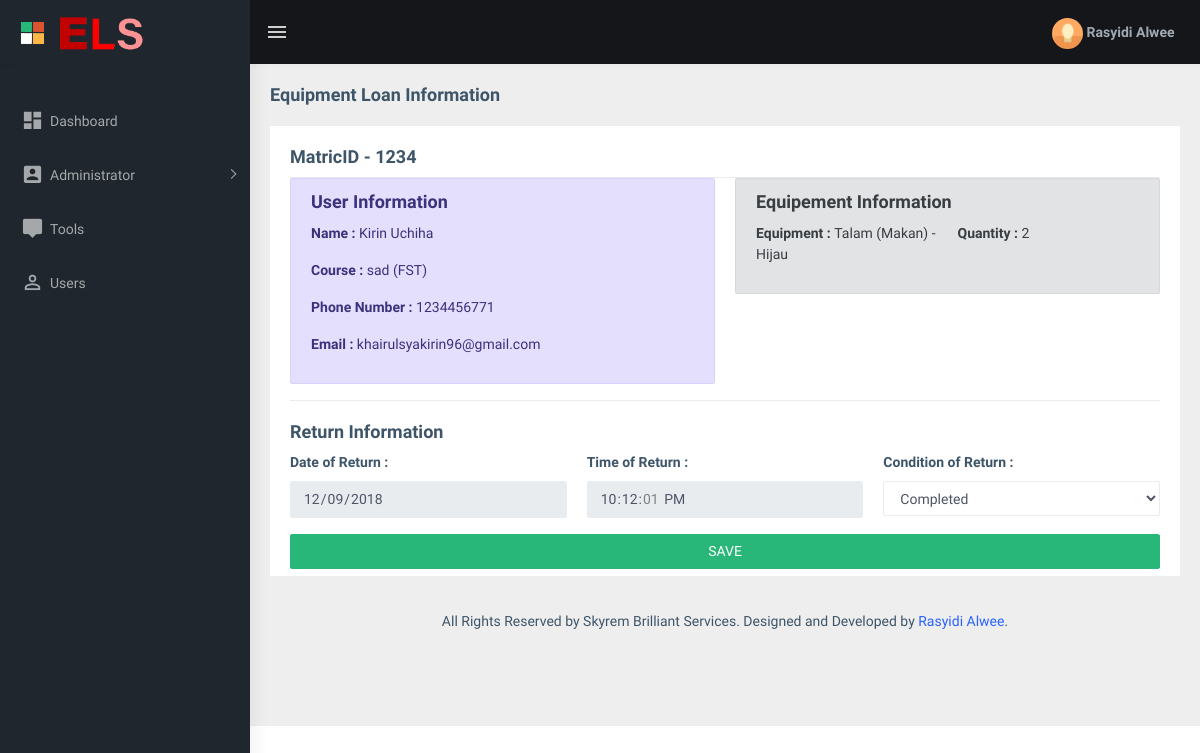
The app's page /loan-information.php?id=1 (signed in) with its own data.
### tables this page shows
CREATE TABLE `loans` (
  `lnID` int(11) NOT NULL,
  `lnMatricID` int(11) NOT NULL,
  `lnStaffID` int(11) NOT NULL,
  `lnTool` int(3) NOT NULL,
  `lnQuantity` int(2) NOT NULL,
  `lnStartDate` date NOT NULL,
  `lnStartTime` time NOT NULL,
  `lnReturnDate` date NOT NULL,
  `lnReturnTime` time NOT NULL,
  `lnReturnNote` text,
  `lnStatus` enum('Unreturned','Completed','Damaged','Late') NOT NULL
);

CREATE TABLE `users` (
  `usrID` int(11) NOT NULL,
  `usrMatricID` int(15) NOT NULL,
  `usrName` varchar(200) NOT NULL,
  `usrIC` varchar(20) NOT NULL,
  `usrEmail` varchar(200) NOT NULL,
  `usrPhone` varchar(20) NOT NULL,
  `usrFac` varchar(100) NOT NULL,
  `usrCourse` varchar(100) NOT NULL,
  `usrStatus` enum('active','inactive') NOT NULL
);

CREATE TABLE `tools` (
  `tlID` int(11) NOT NULL,
  `tlName` varchar(100) NOT NULL,
  `tlVariation` varchar(50) NOT NULL,
  `tlQuantity` int(3) NOT NULL,
  `tlAvailable` int(3) NOT NULL,
  `tlLeft` int(11) NOT NULL,
  `tlStore` varchar(255) NOT NULL
);

### assets/session-handler.php (called while the page is built, shortened)
<?php
$userID = $_SESSION["userID"];
$getUserInfo = mysqli_query($conn,"SELECT admName,admEmail, admPhone, admDepartment FROM admins WHERE admID = '{$userID}' ");
$fetchUserInfo = mysqli_fetch_assoc($getUserInfo);
$userName = $fetchUserInfo["admName"];
?>

### loan-information.php (the view, shortened to what this page needs)
<?php
require_once("assets/connection.php");
require_once("assets/session-handler.php");
if(isset($_GET["id"])){
    $id = mysqli_real_escape_string($conn, $_GET["id"]);
    $getLoanInfo = mysqli_query($conn,"SELECT * FROM loans INNER JOIN users ON loans.lnMatricID=users.usrMatricID INNER JOIN tools ON loans.lnTool=tools.tlID WHERE lnID='$id'");
    $fetchLoanInfo = mysqli_fetch_assoc($getLoanInfo);
}
?>
<!DOCTYPE html>
<html dir="ltr" lang="en">
<head>
    <link href="assets/libs/flot/css/float-chart.css" rel="stylesheet">
    <link rel="stylesheet" type="text/css" href="assets/libs/select2/dist/css/select2.min.css">
    <link href="dist/css/style.min.css" rel="stylesheet">
</head>
<body>
    <div id="main-wrapper">
        <?php
           require_once("templates/topbar.php");
           require_once("templates/sidebar.php") ;
        ?>
        <div class="page-wrapper">
             <div class="page-breadcrumb">
                <div class="row">
                    <div class="col-12 d-flex no-block align-items-center">
                        <h4 class="page-title">Equipment Loan Information</h4>
                    </div>
                </div>
            </div>
            <div class="container-fluid">
                <div class="row">
                    <div class="col-md-12">
                        <div class="card" style="height: 450px;">
                            <div class="card-body">
                                <h4 class="card-title">MatricID - <?= $fetchLoanInfo["lnMatricID"] ?></h4>
                                <div class="border-top">
                                    <div class="row">
                                        <div class="col-md-6">
                                            <div class="alert alert-primary" role="alert">
                                                <h4 class="card-title">User Information</h4>
                                                <p><b>Name  : </b><?= $fetchLoanInfo["usrName"] ?></p>
                                                <p><b>Course : </b><?= $fetchLoanInfo["usrCourse"] ?> (<?= $fetchLoanInfo["usrFac"] ?>)</p>
                                                <p><b>Phone Number : </b><?= $fetchLoanInfo["usrPhone"] ?></p>
                                                <p><b>Email : </b> <?= $fetchLoanInfo["usrEmail"] ?></p>
                                            </div>
                                        </div>
                                        <div class="col-md-6">
                                            <div class="alert alert-secondary" role="alert">
                                                <h4 class="card-title">Equipement Information</h4>
                                                <div class="row">
                                                    <div class="col-md-6">
                                                        <p><b>Equipment  : </b> <?= $fetchLoanInfo["tlName"] ?> - <?= $fetchLoanInfo["tlVariation"] ?></p>
                                                    </div>
                                                    <div class="col-md-6">
                                                        <p><b>Quantity : </b><?= $fetchLoanInfo["lnQuantity"] ?></p>
                                                    </div>
                                                </div>
                                            </div>
                                        </div>
                                    </div>
                                </div>
                                <div class="border-top">
                                    <div class="card-body" style="padding-left: 0px; padding-right: 0px;">
                                        <h4 class="card-title">Return Information</h4>
                                        <div class="card-body" style="padding: 0px; margin: 0px;">
                                            <form class="form-horizontal" method="POST">
                                                <div class="row">
                                                    <div class="col-md-4">
                                                        <div class="form-group">
                                                            <label>Date of Return :</label>
                                                            <input type="date" class="form-control" name="lnReturnDate" value="<?= date("Y-m-d") ?>" readOnly>
                                                        </div>
                                                    </div>
                                                    <div class="col-md-4">
                                                        <div class="form-group">
                                                            <label>Time of Return :</label>
                                                            <input class="form-control" type="time" name="lnReturnTime" value="<?= date("H:m:s") ?>" readOnly>
                                                        </div>
                                                    </div>
                                                    <div class="col-md-4">
                                                        <div class="form-group">
                                                            <label>Condition of Return :</label>
                                                            <select class="form-control" name="lnStatus">
                                                                <option value="Completed">Completed</option>
                                                            </select>
                                                        </div>
                                                    </div>
                                                </div>
                                                <button type="submit" name="btnUpdateLoan" class="btn btn-block btn-success">SAVE</button>
                                            </form>
                                        </div>
                                    </div>
                                </div>
                            </div>
                        </div>
                    </div>
                </div>
            <footer class="footer text-center">
                All Rights Reserved by Skyrem Brilliant Services. Designed and Developed by <a href="https://wrappixel.com">Rasyidi Alwee</a>.
            </footer>
        </div>
    </div>
</body>
</html>
</html>

### templates/topbar.php (shortened to what this page needs)
<header class="topbar" data-navbarbg="skin5">
	<nav class="navbar top-navbar navbar-expand-md navbar-dark">
		<div class="navbar-header" data-logobg="skin5">
			<a class="navbar-brand" href="index.php">
				<b class="logo-icon p-l-10">
					<img src="assets/images/logo-icon.png" alt="homepage" class="light-logo" />
				</b>
				<span class="logo-text">
					 <img src="assets/images/logo-text.png" alt="homepage" class="light-logo" width="50%" />
				</span>
			</a>
		</div>
		<div class="navbar-collapse collapse" id="navbarSupportedContent" data-navbarbg="skin5">
			<ul class="navbar-nav float-left mr-auto">
				<li class="nav-item d-none d-md-block"><a class="nav-link sidebartoggler waves-effect waves-light" href="javascript:void(0)" data-sidebartype="mini-sidebar"><i class="mdi mdi-menu font-24"></i></a></li>
			</ul>
			<ul class="navbar-nav float-right">
				<li class="nav-item dropdown">
					<a class="nav-link dropdown-toggle text-muted waves-effect waves-dark pro-pic" href="" data-toggle="dropdown" aria-haspopup="true" aria-expanded="false"><img src="assets/images/users/1.jpg" alt="user" class="rounded-circle" width="31"> <b><?= $userName ?></b></a>
				</li>
			</ul>
		</div>
	</nav>
</header>

### records on screen
loans: lnMatricID "1234", users.usrName "Kirin Uchiha", users.usrCourse "sad", users.usrFac "FST", users.usrPhone "1234456771", users.usrEmail "khairulsyakirin96@gmail.com", tools.tlName "Talam (Makan)", tools.tlVariation "Hijau", lnQuantity "2"

### other values on screen
$userName "Rasyidi Alwee"
